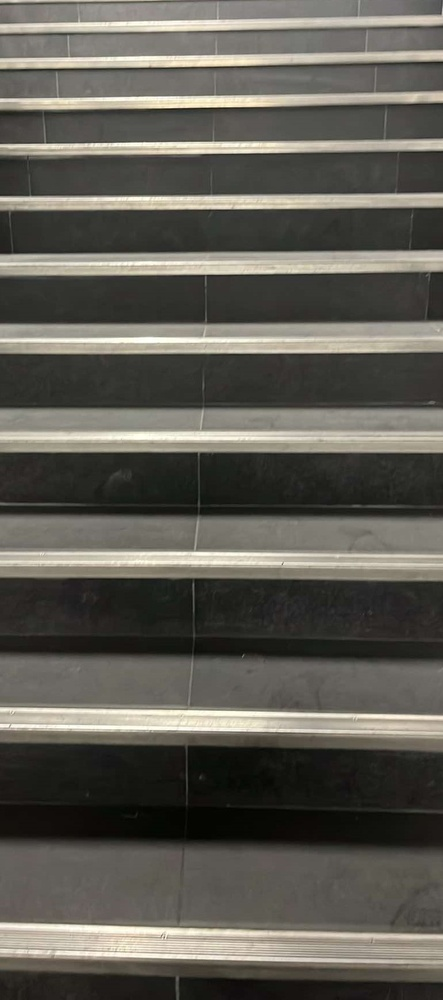
#> input picture data/raw/Groupe1_Image1.jpg, 443 x 1000 px, shrunk from 771 x 1739 before the run
$ python -i detect_steps.py   (imports and definitions only)
#> lines starting #> are read from the running program, lines starting #| are printed output that depends on the picture; after the words box and inside, x2 and y2 are one past the last pixel; in counts of white or black regions, pixels touching at a corner belong together
#> further down, picture is the input picture: shape (1000, 443, 3); mean B, G, R 84.5, 92.3, 94.8
import cv2
import numpy as np

def morphological_filter(contours, image_shape):
    # Créer une image noire de la même taille que l'image d'entrée
    filtered_image = np.zeros(image_shape, dtype=np.uint8)

    # Dessiner les contours sur l'image noire (les rendre blancs)
    cv2.drawContours(filtered_image, contours, -1, (255), thickness=cv2.FILLED)

    # Appliquer un noyau pour éroder l'image (réduire les petits contours)
    kernel = np.ones((5, 5), np.uint8)
    image_eroded = cv2.erode(filtered_image, kernel, iterations=1)

    # Appliquer une dilatation pour renforcer les contours importants
    image_dilated = cv2.dilate(image_eroded, kernel, iterations=1)

    return image_dilated


def filter_small_contours(contours, min_area=100):
    # Garder uniquement les contours dont la superficie est supérieure à min_area
    filtered_contours = [cnt for cnt in contours if cv2.contourArea(cnt) > min_area]
    return filtered_contours


def detect_steps(image):
    # Vérifier si l'image a 3 canaux (en couleur)
    if len(image.shape) == 3:
        # Convertir en niveaux de gris si l'image est en couleur
        gray_image = cv2.cvtColor(image, cv2.COLOR_BGR2GRAY)
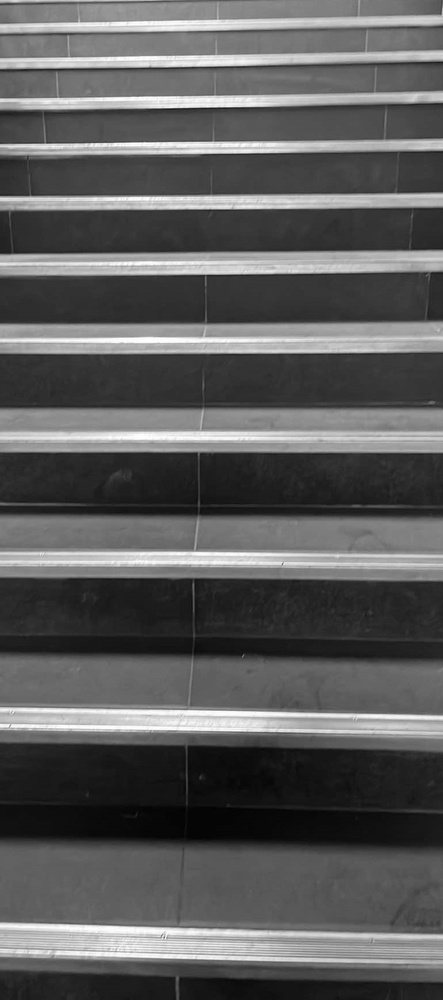
#> gray_image: shape (1000, 443); min 1, max 255, mean 92.1
    else:
        # Si l'image est déjà en niveaux de gris, l'utiliser telle quelle
        gray_image = image

    # S'assurer que l'image est du type uint8
    gray_image = np.uint8(gray_image)

    # Appliquer l'algorithme de détection des contours (Canny)
    edges = cv2.Canny(gray_image, 50, 150)
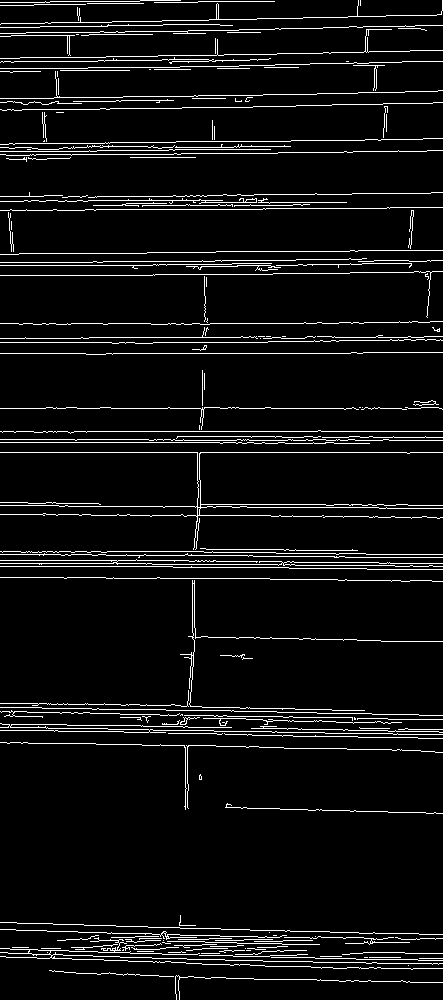
#> edges: shape (1000, 443); 6.2% white in thin lines or dots

    # Trouver les contours à partir de l'image en niveaux de gris
    contours, _ = cv2.findContours(edges, cv2.RETR_EXTERNAL, cv2.CHAIN_APPROX_SIMPLE)
#> contours = 183 contours, 178 with area under 20; largest, box (x1, y1, x2, y2) and area: (0, 937, 443, 970) 120, (0, 198, 257, 204) 48, (0, 0, 443, 25) 34, (0, 452, 443, 550) 28, (180, 717, 200, 725) 26

    return contours

>>> import cv2
>>> picture = cv2.imread('../data/raw/Groupe1_Image1.jpg')
>>> result = detect_steps(picture)
#> result has the same summary as contours in detect_steps

$ run again, on data/raw/Groupe1_Image3.jpg
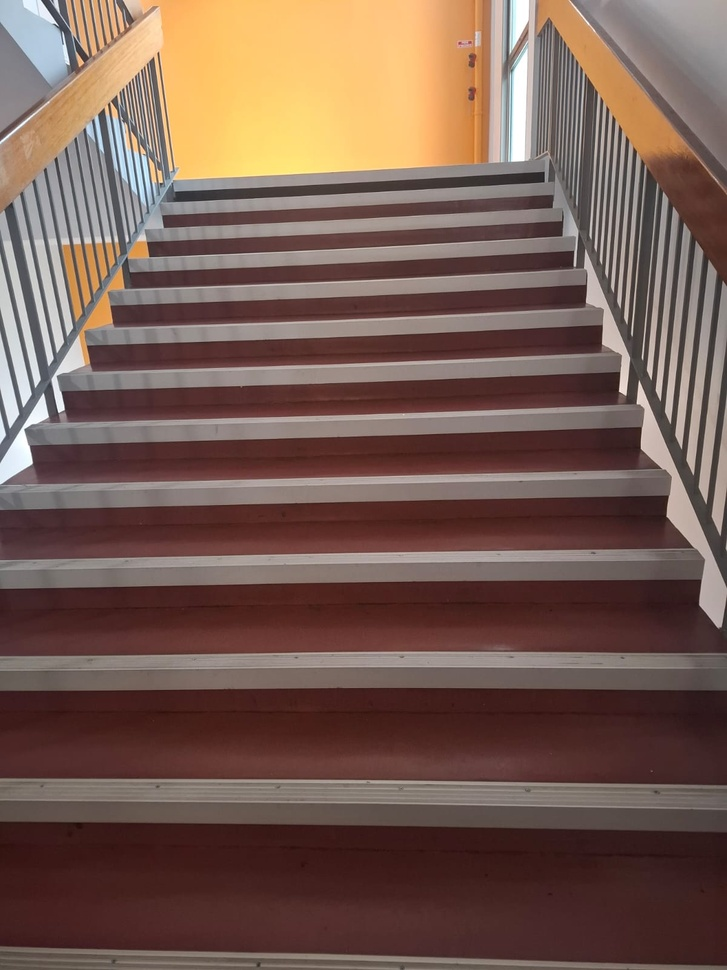
#> input picture data/raw/Groupe1_Image3.jpg, 727 x 970 px, shrunk from 1200 x 1600 before the run
#> picture is the input picture: shape (970, 727, 3); mean B, G, R 81.8, 92, 118.2
#> in detect_steps, `gray_image = cv2.cvtColor(image, cv2.COLOR_BGR2GRAY)`:
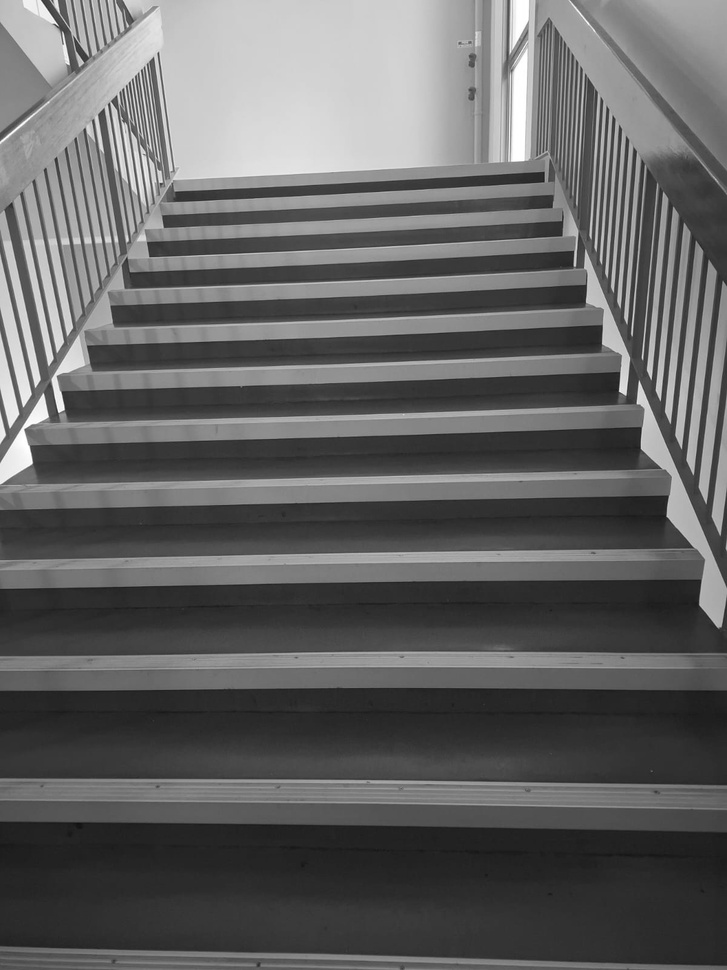
#> gray_image: shape (970, 727); min 16, max 255, mean 98.7
#> in detect_steps, `edges = cv2.Canny(gray_image, 50, 150)`:
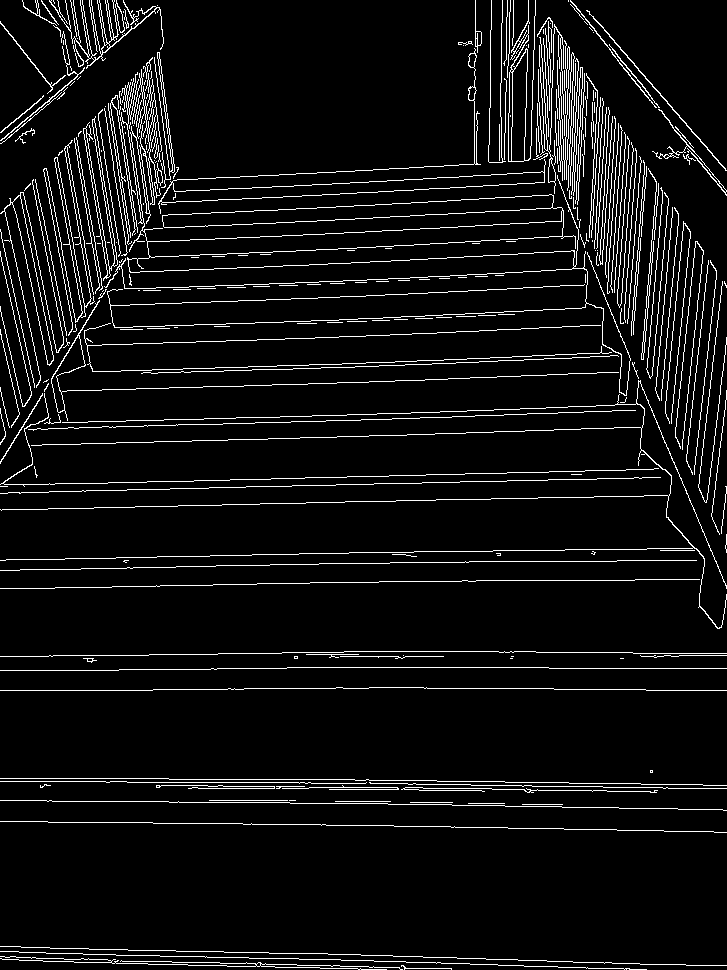
#> edges: shape (970, 727); 6.3% white in thin lines or dots
#> contours = 270 contours, 243 with area under 20; largest, box (x1, y1, x2, y2) and area: (104, 69, 631, 396) 11884, (158, 48, 546, 214) 4236, (508, 0, 536, 162) 1711, (0, 179, 64, 388) 1236, (51, 300, 619, 421) 834
#> result has the same summary as contours in detect_steps
